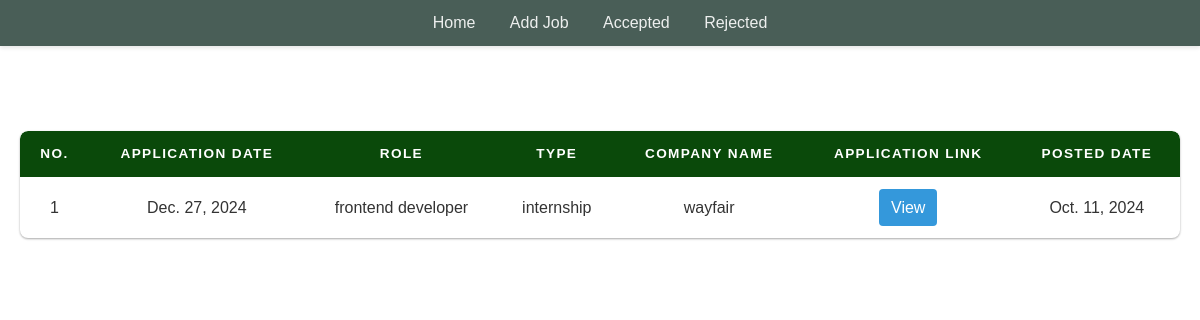
The page /accepted-jobs/ on the database as committed earlier.
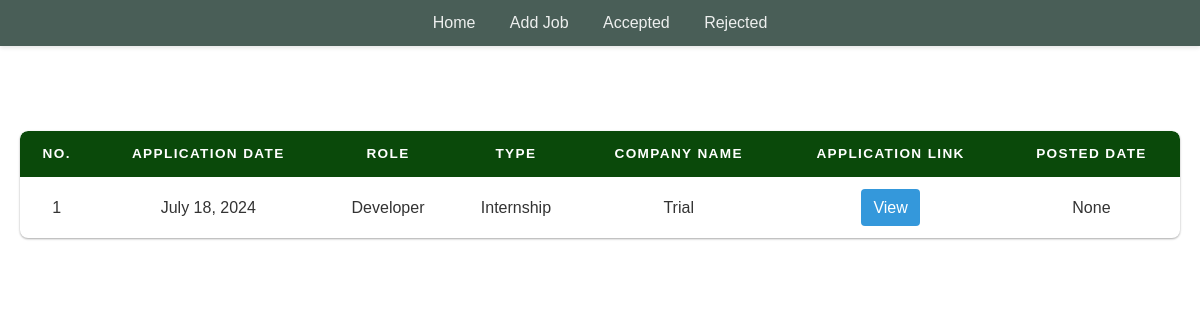
The same page on the database as committed later.
### proTrack_main/models.py (models this page shows, shortened)
class Jobs(models.Model):
    job_application_date = models.DateField(verbose_name="Application Date", null=False)
    job_title = models.CharField(max_length=100, verbose_name="Role", null=False)
    JOB_TYPE_CHOICES = [
        ('Internship', 'Internship'),
        ('Job', 'Job'),
    ]
    job_type = models.CharField(
        max_length=10,
        choices=JOB_TYPE_CHOICES,
        verbose_name="Job Type",
        null=False
    )
    company_name = models.CharField(max_length=100, verbose_name="Company Name", null=False)
    applied_link = models.URLField(max_length=200, verbose_name="Application Link", null=True, blank=True)
    job_posted_date = models.DateField(verbose_name="Job Posted Date", null=True, blank = True)
    JOB_STATUS_CHOICES = [
        ('accepted', 'Accepted'),
        ('rejected', 'Rejected'),
    ]
    job_status = models.CharField(max_length=10, choices=JOB_STATUS_CHOICES, verbose_name="Status", blank=True, null=False, default='pending')

### proTrack_main/views.py (the view)
# urls.py: path('accepted-jobs/', accepted_jobs, name='accepted_jobs'),
def accepted_jobs(request):
    accepted_jobs = Jobs.objects.filter(job_status = 'accepted')
    context = {'jobs': accepted_jobs}
    return render(request, 'accepted_jobs.html', context)

### proTrack_main/templates/accepted_jobs.html (shortened to what this page needs)
{%load static%}
<!DOCTYPE html>
<html lang="en">
<head>
    <link rel="stylesheet" href="{% static 'css/accepted_jobs.css' %}">
</head>
<body>
    {%include 'partials/_header.html' %}
    <h1>ACCEPTED JOBS APPLICATIONS</h1>
    <table>
        <thead>
            <tr>
                <th>No.</th>
                <th>Application Date</th>
                <th>Role</th>
                <th>Type</th>
                <th>Company Name</th>
                <th>Application Link</th>
                <th>Posted Date</th>
            </tr>
        </thead>
        <tbody>
            {% if jobs %}
            {% for job in jobs %}
            <tr>
                <td>{{ forloop.counter }}</td>
                <td>{{ job.job_application_date }}</td>
                <td>{{ job.job_title }}</td>
                <td>{{ job.job_type }}</td>
                <td>{{ job.company_name }}</td>
                <td style = "text-align:center;"><a href="{{ job.applied_link }}" class="link-button" target="_blank" rel="noopener noreferrer">View</a></td>
                <td>{{ job.job_posted_date }}</td>
            </tr>
            {% endfor %}
            {% else %}
            <tr>
                <td colspan="9" style="text-align: center;">No accepted jobs found</td>
            </tr>
        {% endif %}
        </tbody>
    </table>
</body>
</html>

Rows that differ between the two databases and show on the page:
no longer on this page (row edited): Jobs: job_application_date "Dec. 27, 2024", job_title "frontend developer", job_type "internship", company_name "wayfair", job_posted_date "Oct. 11, 2024"
added Jobs: job_application_date "July 18, 2024", job_title "Developer", job_type "Internship", company_name "Trial", job_posted_date "None"
